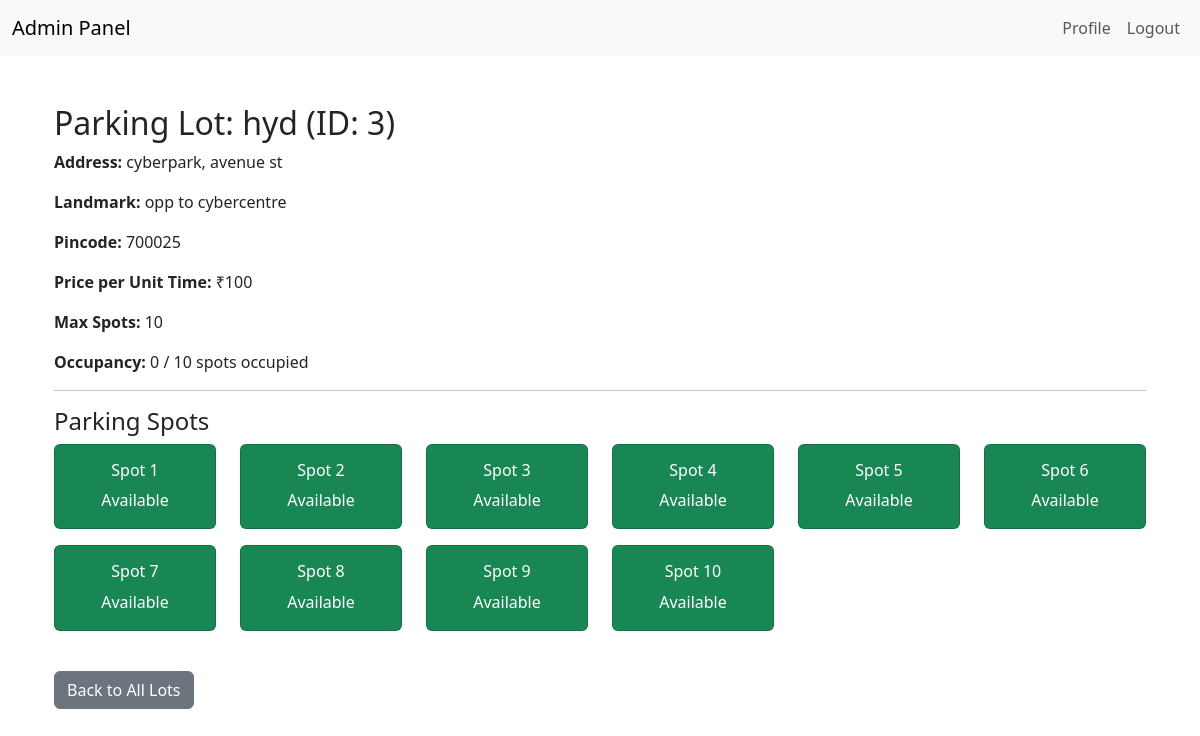
The page /admin/lots/view/3 (signed in) on the database its author committed.
### applications/models.py (models this page shows)
class Parking_lot(db.Model):
    __tablename__ = "Parking_lot"
    id = db.Column(db.Integer, autoincrement = True, primary_key = True )
    location = db.Column(db.String(64), nullable = False, unique=True )
    address = db.Column(db.String(512), nullable = False )
    pincode = db.Column(db.Integer, nullable = False )
    price = db.Column(db.Integer, nullable = False )
    max_no_spots = db.Column(db.Integer, nullable = False )
    landmark = db.Column(db.String(64), nullable = False )

class Parking_spot(db.Model):
    __tablename__ = "Parking_spot"
    id = db.Column(db.Integer, autoincrement = True, primary_key = True )
    parking_lot_id = db.Column(db.Integer, db.ForeignKey("Parking_lot.id"), nullable = False )
    is_booked = db.Column(db.Boolean, default=False)
    additional_info = db.Column(db.String(64), nullable=True)
    parking_lot = db.relationship("Parking_lot", backref=db.backref("parking_spots", lazy=True, cascade ="all, delete"))

### applications/routes.py (the view)
@app.route('/admin/lots/view/<int:lot_id>')
def view_lot(lot_id):
    if 'admin_id' not in session:
        flash('You need to log in as an admin first.', 'error')
        return redirect(url_for('login'))
    lot = Parking_lot.query.get_or_404(lot_id)
    spots = Parking_spot.query.filter_by(parking_lot_id=lot_id).all()
    return render_template('admin/view_lot.html', lot=lot, spots=spots)

### templates/admin/view_lot.html
{% extends 'base.html' %}
{% block content %}
<div class="container mt-5">
  <h2>Parking Lot: {{ lot.location }} (ID: {{ lot.id }})</h2>
  <p><strong>Address:</strong> {{ lot.address }}</p>
  <p><strong>Landmark:</strong> {{ lot.landmark }}</p>
  <p><strong>Pincode:</strong> {{ lot.pincode }}</p>
  <p><strong>Price per Unit Time:</strong> ₹{{ lot.price }}</p>
  <p><strong>Max Spots:</strong> {{ lot.max_no_spots }}</p>
  {% set occupied = spots | selectattr('is_booked') | list | length %}
  <p><strong>Occupancy:</strong> {{ occupied }} / {{ lot.max_no_spots }} spots occupied</p>
  <hr>
  <h4>Parking Spots</h4>
  <div class="row">
    {% for spot in spots %}
      <div class="col-md-2 col-sm-3 col-4 mb-3">
        <a href="{{ url_for('view_spot', spot_id=spot.id) }}" class="text-decoration-none">
          <div class="card text-center
            {% if spot.is_booked %}bg-danger
            {% elif spot.additional_info == 'Unavailable' %}bg-warning
            {% else %}bg-success{% endif %}
            text-white">
            <div class="card-body py-3">
              <h6 class="card-title">Spot {{ loop.index }}</h6>
              <p class="mb-0">
                {% if spot.is_booked %}Occupied
                {% elif spot.additional_info == 'Unavailable' %}Unavailable
                {% else %}Available{% endif %}
              </p>
            </div>
          </div>
        </a>
      </div>
    {% endfor %}
  </div>
  <a href="{{ url_for('manage_lots') }}" class="btn btn-secondary mt-4">Back to All Lots</a>
</div>
{% endblock %}

### rows shown on the page
Parking_lot: location "hyd", id "3", address "cyberpark, avenue st", landmark "opp to cybercentre", pincode "700025", price "100", max_no_spots "10"
Parking_spot: is_booked "Available"
Parking_spot: is_booked "Available"
Parking_spot: is_booked "Available"
Parking_spot: is_booked "Available"
Parking_spot: is_booked "Available"
Parking_spot: is_booked "Available"
Parking_spot: is_booked "Available"
Parking_spot: is_booked "Available"
Parking_spot: is_booked "Available"
Parking_spot: is_booked "Available"

### other values the page prints
{{ occupied }} "0"
